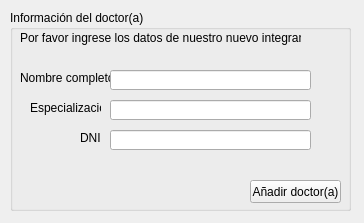
<?xml version="1.0" encoding="UTF-8"?>
<ui version="4.0">
 <class>add_doctor_form</class>
 <widget class="QWidget" name="add_doctor_form">
  <property name="geometry">
   <rect>
    <x>0</x>
    <y>0</y>
    <width>364</width>
    <height>223</height>
   </rect>
  </property>
  <property name="windowTitle">
   <string>Añadir doctor(a)</string>
  </property>
  <widget class="QGroupBox" name="doctor_info">
   <property name="geometry">
    <rect>
     <x>10</x>
     <y>10</y>
     <width>341</width>
     <height>201</height>
    </rect>
   </property>
   <property name="title">
    <string>Información del doctor(a)</string>
   </property>
   <widget class="QLabel" name="instructions_add_doctor">
    <property name="geometry">
     <rect>
      <x>10</x>
      <y>20</y>
      <width>281</width>
      <height>16</height>
     </rect>
    </property>
    <property name="text">
     <string>Por favor ingrese los datos de nuestro nuevo integrante</string>
    </property>
   </widget>
   <widget class="QLabel" name="text_nombre_completo">
    <property name="geometry">
     <rect>
      <x>10</x>
      <y>60</y>
      <width>91</width>
      <height>16</height>
     </rect>
    </property>
    <property name="text">
     <string>Nombre completo</string>
    </property>
   </widget>
   <widget class="QLabel" name="text_especializacion">
    <property name="geometry">
     <rect>
      <x>20</x>
      <y>90</y>
      <width>71</width>
      <height>16</height>
     </rect>
    </property>
    <property name="text">
     <string>Especialización</string>
    </property>
   </widget>
   <widget class="QLabel" name="text_dni">
    <property name="geometry">
     <rect>
      <x>70</x>
      <y>120</y>
      <width>21</width>
      <height>16</height>
     </rect>
    </property>
    <property name="text">
     <string>DNI</string>
    </property>
   </widget>
   <widget class="QLineEdit" name="doctor_name">
    <property name="geometry">
     <rect>
      <x>100</x>
      <y>60</y>
      <width>201</width>
      <height>20</height>
     </rect>
    </property>
   </widget>
   <widget class="QLineEdit" name="specialty">
    <property name="geometry">
     <rect>
      <x>100</x>
      <y>90</y>
      <width>201</width>
      <height>20</height>
     </rect>
    </property>
   </widget>
   <widget class="QLineEdit" name="dni">
    <property name="geometry">
     <rect>
      <x>100</x>
      <y>120</y>
      <width>201</width>
      <height>20</height>
     </rect>
    </property>
   </widget>
   <widget class="QPushButton" name="button_add_doctor">
    <property name="geometry">
     <rect>
      <x>240</x>
      <y>170</y>
      <width>91</width>
      <height>23</height>
     </rect>
    </property>
    <property name="text">
     <string>Añadir doctor(a)</string>
    </property>
   </widget>
  </widget>
 </widget>
 <resources/>
 <connections/>
</ui>
